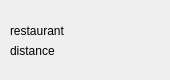
<?xml version="1.0" encoding="UTF-8"?>
<ui version="4.0">
 <class>RestaurantItem</class>
 <widget class="QWidget" name="RestaurantItem">
  <property name="geometry">
   <rect>
    <x>0</x>
    <y>0</y>
    <width>170</width>
    <height>80</height>
   </rect>
  </property>
  <property name="windowTitle">
   <string>Form</string>
  </property>
  <widget class="QWidget" name="layoutWidget">
   <property name="geometry">
    <rect>
     <x>10</x>
     <y>10</y>
     <width>151</width>
     <height>61</height>
    </rect>
   </property>
   <layout class="QVBoxLayout" name="verticalLayout">
    <item>
     <widget class="QLabel" name="label_name">
      <property name="sizePolicy">
       <sizepolicy hsizetype="Expanding" vsizetype="Preferred">
        <horstretch>0</horstretch>
        <verstretch>0</verstretch>
       </sizepolicy>
      </property>
      <property name="text">
       <string>restaurant</string>
      </property>
      <property name="alignment">
       <set>Qt::AlignBottom|Qt::AlignLeading|Qt::AlignLeft</set>
      </property>
     </widget>
    </item>
    <item>
     <widget class="QLabel" name="label_distance">
      <property name="sizePolicy">
       <sizepolicy hsizetype="Expanding" vsizetype="Preferred">
        <horstretch>0</horstretch>
        <verstretch>0</verstretch>
       </sizepolicy>
      </property>
      <property name="text">
       <string>distance</string>
      </property>
      <property name="alignment">
       <set>Qt::AlignLeading|Qt::AlignLeft|Qt::AlignTop</set>
      </property>
     </widget>
    </item>
   </layout>
  </widget>
 </widget>
 <resources/>
 <connections/>
</ui>
